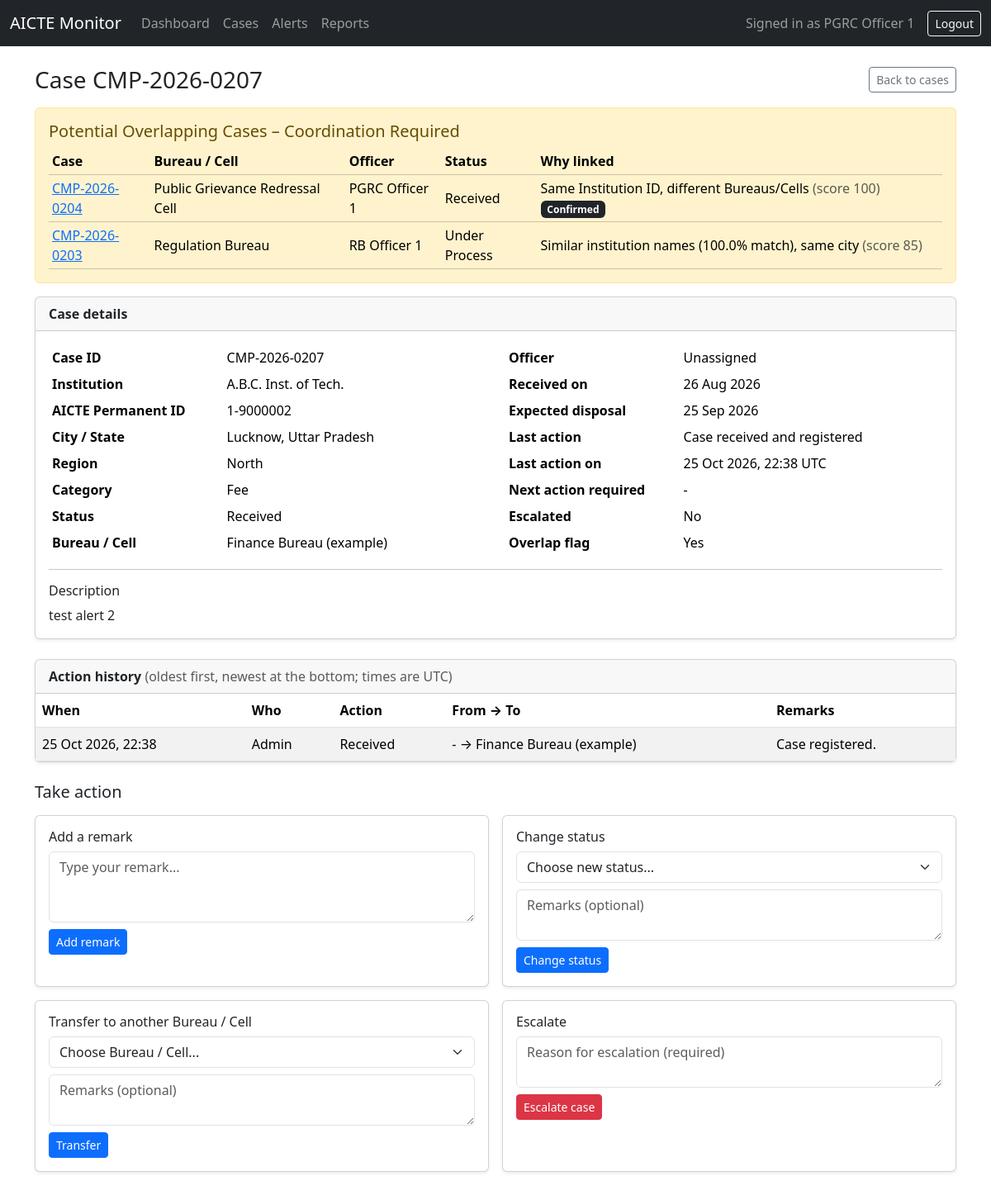
/cases/CMP-2026-0207 (signed in), run on the app's committed database.
### models.py (models this page shows)
class User(UserMixin, db.Model):
    __tablename__ = "users"
    id = db.Column(db.Integer, primary_key=True)
    name = db.Column(db.String(100), nullable=False)
    email = db.Column(db.String(120), unique=True, nullable=False)
    password_hash = db.Column(db.String(255), nullable=False)
    role = db.Column(db.String(30), nullable=False)  # admin, officer, regional, senior
    bureau_id = db.Column(db.Integer, db.ForeignKey("bureaus.id"))
    region = db.Column(db.String(50))
    bureau = db.relationship("Bureau")

class Case(db.Model):
    __tablename__ = "cases"
    id = db.Column(db.String(30), primary_key=True)  # e.g. CMP-2026-0001
    institution_id = db.Column(db.String(20), db.ForeignKey("institutions.id"), nullable=False)
    category = db.Column(db.String(60))
    description = db.Column(db.Text)
    received_on = db.Column(db.Date)
    status = db.Column(db.String(30), default="Received")
    current_bureau_id = db.Column(db.Integer, db.ForeignKey("bureaus.id"))
    assigned_officer_id = db.Column(db.Integer, db.ForeignKey("users.id"))
    last_action_summary = db.Column(db.String(200))
    last_action_on = db.Column(db.DateTime)
    next_action_required = db.Column(db.String(200))
    expected_disposal_on = db.Column(db.Date)
    is_escalated = db.Column(db.Boolean, default=False)
    overlap_flag = db.Column(db.Boolean, default=False)
    current_bureau = db.relationship("Bureau")
    officer = db.relationship("User")
    actions = db.relationship("CaseAction", backref="case", order_by="CaseAction.performed_at")

class Bureau(db.Model):
    __tablename__ = "bureaus"
    id = db.Column(db.Integer, primary_key=True)
    code = db.Column(db.String(20), unique=True, nullable=False)
    name = db.Column(db.String(120), nullable=False)

class CaseLink(db.Model):
    __tablename__ = "case_links"
    id = db.Column(db.Integer, primary_key=True)
    case_a_id = db.Column(db.String(30), db.ForeignKey("cases.id"))
    case_b_id = db.Column(db.String(30), db.ForeignKey("cases.id"))
    link_type = db.Column(db.String(30))
    match_score = db.Column(db.Integer)
    reason = db.Column(db.String(250))
    review_state = db.Column(db.String(20), default="suggested")  # suggested, confirmed, dismissed
    created_at = db.Column(db.DateTime, default=datetime.utcnow)

class Institution(db.Model):
    __tablename__ = "institutions"
    id = db.Column(db.String(20), primary_key=True)  # AICTE Permanent ID
    name = db.Column(db.String(200), nullable=False)
    city = db.Column(db.String(100))
    state = db.Column(db.String(100))
    region = db.Column(db.String(50))
    cases = db.relationship("Case", backref="institution")

class CaseAction(db.Model):
    __tablename__ = "case_actions"
    id = db.Column(db.Integer, primary_key=True)
    case_id = db.Column(db.String(30), db.ForeignKey("cases.id"), nullable=False)
    action_type = db.Column(db.String(30))
    from_bureau_id = db.Column(db.Integer, db.ForeignKey("bureaus.id"))
    to_bureau_id = db.Column(db.Integer, db.ForeignKey("bureaus.id"))
    performed_by = db.Column(db.Integer, db.ForeignKey("users.id"))
    performed_at = db.Column(db.DateTime, default=datetime.utcnow)
    remarks = db.Column(db.Text)

### app.py (the view)
@app.route("/cases/<case_id>")
def case_detail(case_id):
    case = db.get_or_404(Case, case_id)
    links = (
        CaseLink.query.filter(
            or_(CaseLink.case_a_id == case.id, CaseLink.case_b_id == case.id),
            CaseLink.review_state != "dismissed",
        )
        .order_by(CaseLink.match_score.desc())
        .all()
    )
    linked_cases = []
    for link in links:
        other_id = link.case_b_id if link.case_a_id == case.id else link.case_a_id
        other = db.session.get(Case, other_id)
        if other:
            linked_cases.append({"link": link, "case": other})
    bureau_names = {b.id: b.name for b in Bureau.query.all()}
    user_names = {u.id: u.name for u in User.query.all()}
    return render_template(
        "case_detail.html",
        case=case,
        linked_cases=linked_cases,
        bureaus=Bureau.query.order_by(Bureau.name).all(),
        bureau_names=bureau_names,
        user_names=user_names,
        statuses=status_choices(),
    )

### app.py (called while the page is built)
@login_manager.user_loader
def load_user(user_id):
    return db.session.get(User, int(user_id))

@app.before_request
def require_login():
    if request.endpoint in ("login", "static"):
        return None
    if not current_user.is_authenticated:
        return redirect(url_for("login"))
    return None

def status_choices():
    in_database = [
        row[0]
        for row in db.session.query(Case.status).filter(Case.status.isnot(None)).distinct()
    ]
    return sorted(set(DEFAULT_STATUSES) | set(in_database))

### templates/case_detail.html (shortened to what this page needs)
{% extends "base.html" %}
{% block content %}
<div class="d-flex justify-content-between align-items-center mb-3">
    <h3 class="mb-0">
        Case {{ case.id }}
    </h3>
    <a href="/cases" class="btn btn-outline-secondary btn-sm">Back to cases</a>
</div>
{% if linked_cases %}
<div class="alert alert-warning">
    <h5 class="alert-heading">Potential Overlapping Cases &ndash; Coordination Required</h5>
    <div class="table-responsive">
        <table class="table table-sm table-warning align-middle mb-0">
            <thead>
                <tr>
                    <th>Case</th>
                    <th>Bureau / Cell</th>
                    <th>Officer</th>
                    <th>Status</th>
                    <th>Why linked</th>
                </tr>
            </thead>
            <tbody>
                {% for item in linked_cases %}
                <tr>
                    <td><a href="/cases/{{ item.case.id }}">{{ item.case.id }}</a></td>
                    <td>{{ item.case.current_bureau.name if item.case.current_bureau else '-' }}</td>
                    <td>{{ item.case.officer.name if item.case.officer else 'Unassigned' }}</td>
                    <td>{{ item.case.status or '-' }}</td>
                    <td>
                        {{ item.link.reason or '-' }}
                        {% if item.link.match_score is not none %}
                            <span class="text-muted">(score {{ item.link.match_score }})</span>
                        {% endif %}
                        {% if item.link.review_state == 'confirmed' %}
                            <span class="badge bg-dark">Confirmed</span>
                        {% endif %}
                    </td>
                </tr>
                {% endfor %}
            </tbody>
        </table>
    </div>
</div>
{% endif %}
<div class="card shadow-sm mb-4">
    <div class="card-header fw-semibold">Case details</div>
    <div class="card-body">
        <div class="row">
            <div class="col-md-6">
                <table class="table table-borderless table-sm mb-0">
                    <tr><th style="width:40%">Case ID</th><td>{{ case.id }}</td></tr>
                    <tr><th>Institution</th><td>{{ case.institution.name }}</td></tr>
                    <tr><th>AICTE Permanent ID</th><td>{{ case.institution.id }}</td></tr>
                    <tr><th>City / State</th><td>{{ case.institution.city or '-' }}, {{ case.institution.state or '-' }}</td></tr>
                    <tr><th>Region</th><td>{{ case.institution.region or '-' }}</td></tr>
                    <tr><th>Category</th><td>{{ case.category or '-' }}</td></tr>
                    <tr><th>Status</th><td>{{ case.status or '-' }}</td></tr>
                    <tr><th>Bureau / Cell</th><td>{{ case.current_bureau.name if case.current_bureau else '-' }}</td></tr>
                </table>
            </div>
            <div class="col-md-6">
                <table class="table table-borderless table-sm mb-0">
                    <tr><th style="width:40%">Officer</th><td>{{ case.officer.name if case.officer else 'Unassigned' }}</td></tr>
                    <tr><th>Received on</th><td>{{ case.received_on.strftime('%d %b %Y') if case.received_on else '-' }}</td></tr>
                    <tr><th>Expected disposal</th><td>{{ case.expected_disposal_on.strftime('%d %b %Y') if case.expected_disposal_on else '-' }}</td></tr>
                    <tr><th>Last action</th><td>{{ case.last_action_summary or '-' }}</td></tr>
                    <tr><th>Last action on</th><td>{{ case.last_action_on.strftime('%d %b %Y, %H:%M') + ' UTC' if case.last_action_on else '-' }}</td></tr>
                    <tr><th>Next action required</th><td>{{ case.next_action_required or '-' }}</td></tr>
                    <tr><th>Escalated</th><td>{{ 'Yes' if case.is_escalated else 'No' }}</td></tr>
                    <tr><th>Overlap flag</th><td>{{ 'Yes' if case.overlap_flag else 'No' }}</td></tr>
                </table>
            </div>
        </div>
        <hr>
        <h6>Description</h6>
        <p class="mb-0" style="white-space: pre-wrap;">{{ case.description or 'No description.' }}</p>
    </div>
</div>
<div class="card shadow-sm mb-4">
    <div class="card-header fw-semibold">Action history <span class="text-muted fw-normal">(oldest first, newest at the bottom; times are UTC)</span></div>
    <div class="table-responsive">
        <table class="table table-striped align-middle mb-0">
            <thead>
                <tr>
                    <th>When</th>
                    <th>Who</th>
                    <th>Action</th>
                    <th>From &rarr; To</th>
                    <th>Remarks</th>
                </tr>
            </thead>
            <tbody>
                {% for a in case.actions %}
                <tr>
                    <td class="text-nowrap">{{ a.performed_at.strftime('%d %b %Y, %H:%M') if a.performed_at else '-' }}</td>
                    <td>{{ user_names.get(a.performed_by, 'Unknown') }}</td>
                    <td>{{ a.action_type or '-' }}</td>
                    <td>
                        {% if a.from_bureau_id or a.to_bureau_id %}
                            {{ bureau_names.get(a.from_bureau_id, '-') }} &rarr; {{ bureau_names.get(a.to_bureau_id, '-') }}
                        {% else %}-{% endif %}
                    </td>
                    <td style="white-space: pre-wrap;">{{ a.remarks or '-' }}</td>
                </tr>
                {% else %}
                <tr><td colspan="5" class="text-center text-muted py-3">No actions recorded yet.</td></tr>
                {% endfor %}
            </tbody>
        </table>
    </div>
</div>
<h5 class="mb-3">Take action</h5>
<div class="row g-3 mb-5">
    <div class="col-md-6">
        <div class="card h-100 shadow-sm">
            <div class="card-body">
                <h6 class="card-title">Add a remark</h6>
                <form method="POST" action="{{ url_for('add_remark', case_id=case.id) }}">
                    <textarea class="form-control mb-2" name="remarks" rows="3" placeholder="Type your remark..." required></textarea>
                    <button type="submit" class="btn btn-primary btn-sm">Add remark</button>
                </form>
            </div>
        </div>
    </div>
    <div class="col-md-6">
        <div class="card h-100 shadow-sm">
            <div class="card-body">
                <h6 class="card-title">Change status</h6>
                <form method="POST" action="{{ url_for('change_status', case_id=case.id) }}">
                    <select class="form-select mb-2" name="status" required>
                        <option value="">Choose new status...</option>
                    </select>
                    <textarea class="form-control mb-2" name="remarks" rows="2" placeholder="Remarks (optional)"></textarea>
                    <button type="submit" class="btn btn-primary btn-sm">Change status</button>
                </form>
            </div>
        </div>
    </div>
    <div class="col-md-6">
        <div class="card h-100 shadow-sm">
            <div class="card-body">
                <h6 class="card-title">Transfer to another Bureau / Cell</h6>
                <form method="POST" action="{{ url_for('transfer_case', case_id=case.id) }}">
                    <select class="form-select mb-2" name="to_bureau" required>
                        <option value="">Choose Bureau / Cell...</option>
                    </select>
                    <textarea class="form-control mb-2" name="remarks" rows="2" placeholder="Remarks (optional)"></textarea>
                    <button type="submit" class="btn btn-primary btn-sm">Transfer</button>
                </form>
            </div>
        </div>
    </div>
    <div class="col-md-6">
        <div class="card h-100 shadow-sm">
            <div class="card-body">
                <h6 class="card-title">Escalate</h6>
                {% if case.is_escalated %}
                    <p class="text-muted mb-0">This case has already been escalated.</p>
                {% else %}
                <form method="POST" action="{{ url_for('escalate_case', case_id=case.id) }}">
                    <textarea class="form-control mb-2" name="remarks" rows="2" placeholder="Reason for escalation (required)" required></textarea>
                    <button type="submit" class="btn btn-danger btn-sm">Escalate case</button>
                </form>
                {% endif %}
            </div>
        </div>
    </div>
</div>
{% endblock %}

### templates/base.html (shortened to what this page needs)
<!DOCTYPE html>
<html lang="en">
<head>
    <link href="https://cdn.jsdelivr.net/npm/bootstrap@5.3.3/dist/css/bootstrap.min.css" rel="stylesheet">
</head>
<body>
<nav class="navbar navbar-expand-lg navbar-dark bg-dark">
    <div class="container-fluid">
        <a class="navbar-brand" href="/dashboard">AICTE Monitor</a>
        {% if current_user.is_authenticated %}
        <div class="collapse navbar-collapse" id="mainNav">
            <ul class="navbar-nav me-auto">
                <li class="nav-item"><a class="nav-link" href="/dashboard">Dashboard</a></li>
                <li class="nav-item"><a class="nav-link" href="/cases">Cases</a></li>
                <li class="nav-item"><a class="nav-link" href="/alerts">Alerts</a></li>
                <li class="nav-item"><a class="nav-link" href="/reports">Reports</a></li>
            </ul>
            <span class="navbar-text me-3">Signed in as {{ current_user.name }}</span>
            <a class="btn btn-outline-light btn-sm" href="/logout">Logout</a>
        </div>
        {% endif %}
    </div>
</nav>
<div class="container mt-4">
    {% block content %}{% endblock %}
</div>
</body>
</html>

### data on the page
User: name "PGRC Officer 1", case.officer "PGRC Officer 1"
Case: id "CMP-2026-0207", category "Fee", status "Received", received_on "26 Aug 2026", expected_disposal_on "25 Sep 2026", last_action_summary "Case received and registered", last_action_on "25 Oct 2026, 22:38 UTC", next_action_required "-", is_escalated "No", overlap_flag "Yes", description "test alert 2"
Case: case.id "CMP-2026-0204", case "Received"
Bureau: case.current_bureau "Public Grievance Redressal Cell"
CaseLink: link "Same Institution ID, different Bureaus/Cells", link.match_score "100"
Case: case.id "CMP-2026-0203", case "Under Process"
Bureau: case.current_bureau "Regulation Bureau"
User: case.officer "RB Officer 1"
CaseLink: link "Similar institution names (100.0% match), same city", link.match_score "85"
Institution: institution.name "A.B.C. Inst. of Tech.", institution.id "1-9000002", institution "Lucknow", institution "Uttar Pradesh", institution "North"
Bureau: current_bureau "Finance Bureau (example)", get "Finance Bureau (example)"
CaseAction: performed_at "25 Oct 2026, 22:38", get "Admin", action_type "Received", get "-", remarks "Case registered."

### other printed values
{{ case.officer.name if case.officer else 'Unassigned' }} "Unassigned"
